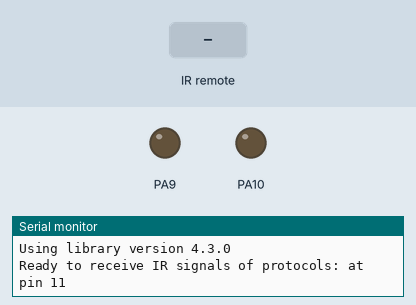
Bench run of a sketch on a simulated STM32 Blue Pill. Shown: output pins drawn as LEDs (lit = HIGH), the last lines printed to the serial monitor. Dashed ring = blinking. Inputs (shaded band) come from the test bench.

Above: at 1.2 s.
1.3 s: infrared code 0x19 received
At 1.4 s:
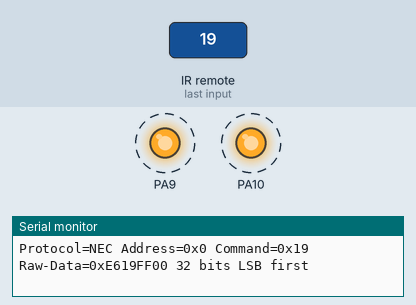
4.3 s: infrared code 0x14 received
At 5.4 s:
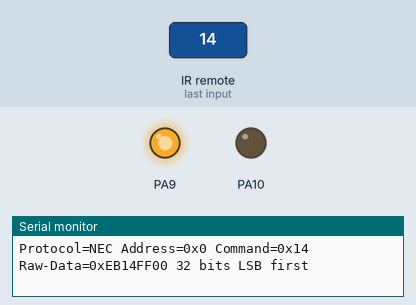
5.8 s: infrared code 0x5A received
At 6.6 s:
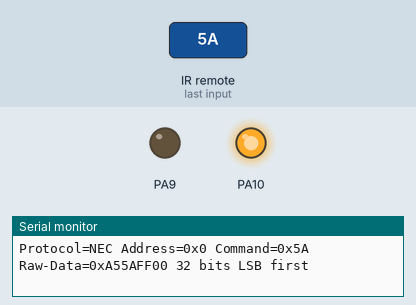
8.8 s: infrared code 0x18 received
At 10.0 s:
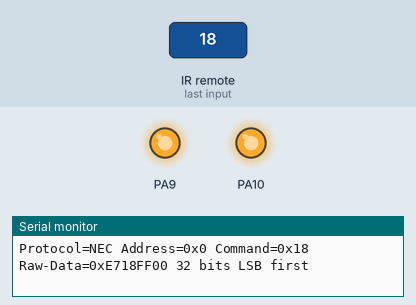
10.3 s: infrared code 0x16 received
At 11.2 s:
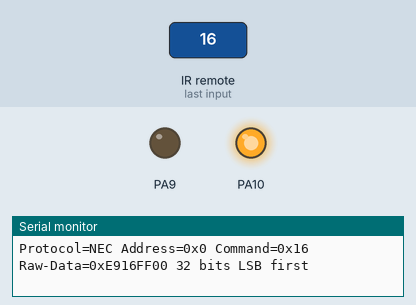
Timing chart, 0 to 12.8 s (numbered marks = the images above; inputs shaded):
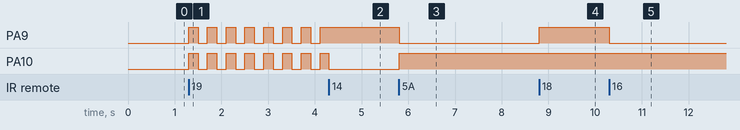

Measured:
- after the input at 1.3 s, PA9, PA10: alternates HIGH for 0.20 s and LOW for 0.20 s, starting at once
- after the input at 4.3 s, PA9: stops changing and stays HIGH; PA10: goes on until 4.3 s, then stays LOW
- after the input at 5.8 s, PA9: HIGH → LOW at once; PA10: LOW → HIGH at once
- after the input at 8.8 s, PA9: LOW → HIGH at once
- after the input at 10.3 s, PA9: HIGH → LOW at once

The sketch:

Lab_2WD_9_Mini_Web.ino
```cpp
/*
  2WD wheels+ IRmote+ Led + Ultrasonic + speed
*/

#include <Arduino.h>
#include "PinDefinitionsAndMore.h"  // Define macros for input and output pin etc.
#include <IRremote.hpp>
#include <SoftwareSerial.h>

// #define LeftForward 3   // Motor Red +   LS298N IN4 -> Arduino Pin3
// #define LeftBack 4      // Motor  black - LS298N IN3 -> Arduino Pin4
// #define RightForward 8  // Motor balck -  LS298N IN1-> Arduino Pin8
// #define RightBack 7     // Motor red +   LS298N IN2 -> Arduino Pin7

// #define leftPWM 5
// #define rightPWM 6

#define MOTOR_GO 101
#define MOTOR_BACK 102
#define MOTOR_STOP 103
#define MOTOR_LEFT 104
#define MOTOR_RIGHT 105

int speed_level1 = 100;  // 转向时用，转速差，转向
int speed_level2 = 200;  // 太低驱动不了，调试后200，比较合适
int speed_level3 = 250;

int motor_state = MOTOR_STOP;
int motor_cmd = MOTOR_STOP;

String GO = "G";
String STOP = "S";
String BACK = "B";
String LEFT = "L";
String RIGHT = "R";

#define LED_Right 10
#define LED_Left 9

#define DECODE_NEC  // Includes Apple and Onkyo
#define IR_RECEIVE_PIN 11

// int trigPin = 12;  // Trigger
// int echoPin = 13;  // Echo
// long duration, cm;

#define SS_RX 12  // 不能用13，红外库将其作为反馈灯
#define SS_TX 2
SoftwareSerial mySerial(SS_RX, SS_TX);
/*
void init_car() {
  // 默认停止状态
  analogWrite(leftPWM, 0);
  analogWrite(rightPWM, 0);
  // 默认全是低电平 停止状态
  digitalWrite(LeftForward, LOW);
  digitalWrite(LeftBack, LOW);
  digitalWrite(RightForward, LOW);
  digitalWrite(RightBack, LOW);
  motor_state = MOTOR_STOP;
}

void go() {
  // 左轮前进
  analogWrite(leftPWM, speed_level2);
  digitalWrite(LeftForward, HIGH);
  digitalWrite(LeftBack, LOW);
  // 右轮前进
  analogWrite(rightPWM, speed_level2);
  digitalWrite(RightForward, HIGH);
  digitalWrite(RightBack, LOW);
  motor_state = MOTOR_GO;
}

void back() {
  analogWrite(leftPWM, speed_level2);
  // 左轮后退
  digitalWrite(LeftForward, LOW);
  digitalWrite(LeftBack, HIGH);
  // 右轮后退
  analogWrite(rightPWM, speed_level2);
  digitalWrite(RightForward, LOW);
  digitalWrite(RightBack, HIGH);
  motor_state = MOTOR_BACK;
}

void turn_left() {
  // 左轮低速
  analogWrite(leftPWM, speed_level1);
  digitalWrite(LeftForward, HIGH);
  digitalWrite(LeftBack, LOW);
  // 右轮前进
  analogWrite(rightPWM, speed_level2);
  digitalWrite(RightForward, HIGH);
  digitalWrite(RightBack, LOW);
  motor_state = MOTOR_LEFT;
}


void turn_right() {
  // 左轮前进
  analogWrite(leftPWM, speed_level2);
  digitalWrite(LeftForward, HIGH);
  digitalWrite(LeftBack, LOW);
  // 右轮低速
  analogWrite(rightPWM, speed_level1);
  digitalWrite(RightForward, HIGH);
  digitalWrite(RightBack, LOW);
  motor_state = MOTOR_RIGHT;
}

void stop_car() {
  init_car();
}

*/

class Flasher {
  int ledPin;    // the number of the LED pin
  long OnTime;   // milliseconds of on-time
  long OffTime;  // milliseconds of off-time
  // These maintain the current state
  int led_state;  // led_state used to set the LED
public:
  unsigned long previousMillis;  // will store last time LED was updated

public:
  Flasher(int pin, long on_time, long off_time) {
    ledPin = pin;
    pinMode(ledPin, OUTPUT);
    OnTime = on_time;
    OffTime = off_time;
    led_state = LOW;
    digitalWrite(ledPin, led_state);
  };

  void on() {
    led_state = HIGH;
    digitalWrite(ledPin, led_state);
  }

  void off() {
    led_state = LOW;
    digitalWrite(ledPin, led_state);
  }

  void update() {
    unsigned long currentMillis = millis();
    if ((led_state == HIGH) && (currentMillis - previousMillis >= OnTime)) {
      led_state = LOW;                  // Turn it off
      previousMillis = currentMillis;   // Remember the time
      digitalWrite(ledPin, led_state);  // Update the actual LED
    } else if ((led_state == LOW) && (currentMillis - previousMillis >= OffTime)) {
      led_state = HIGH;                 // turn it on
      previousMillis = currentMillis;   // Remember the time
      digitalWrite(ledPin, led_state);  // Update the actual LED
    };
  };
};

Flasher led_left(LED_Left, 200, 200);
Flasher led_right(LED_Right, 200, 200);

void motor_action(int motor_cmd) {
  switch (motor_cmd) {
    case MOTOR_GO:
      led_left.on();
      led_right.on();
      // go();
      motor_state = motor_cmd;
      break;
    case MOTOR_STOP:
      led_left.off();
      led_right.off();
      // stop_car();
      motor_state = motor_cmd;
      break;
    case MOTOR_BACK:
      // back();
      motor_state = motor_cmd;
      led_left.off();
      led_right.off();
      led_left.previousMillis = 0;
      led_right.previousMillis = 0;
      break;
    case MOTOR_LEFT:
      led_left.on();
      led_right.off();
      // turn_left();
      motor_state = motor_cmd;
      break;
    case MOTOR_RIGHT:
      led_left.off();
      led_right.on();
      // turn_right();
      motor_state = motor_cmd;
      break;
    default:
      break;
  };
};

void setup() {
  // 1 motor
  // pinMode(LeftForward, OUTPUT);
  // pinMode(LeftBack, OUTPUT);
  // pinMode(RightForward, OUTPUT);
  // pinMode(RightBack, OUTPUT);

  // speedcontrol
  // pinMode(leftPWM, OUTPUT);
  // pinMode(rightPWM, OUTPUT);

  // init_car();
  motor_cmd = MOTOR_STOP;
  motor_state = MOTOR_STOP;

  // 2 irremote
  Serial.begin(9600);
  // Just to know which program is running on my Arduino
  Serial.println(F("START " __FILE__ " from " __DATE__ "\r\nUsing library version " VERSION_IRREMOTE));

  // Start the receiver take LED_BUILTIN pin from the internal boards definition as default feedback LED
  // IrReceiver.begin(IR_RECEIVE_PIN, ENABLE_LED_FEEDBACK);
  IrReceiver.begin(IR_RECEIVE_PIN, DISABLE_LED_FEEDBACK);  //释放pin13

  Serial.print(F("Ready to receive IR signals of protocols: "));
  printActiveIRProtocols(&Serial);
  Serial.println(F("at pin " STR(IR_RECEIVE_PIN)));

  //  ultrasonic - Define inputs and outputs
  //  pinMode(trigPin, OUTPUT);
  // pinMode(echoPin, INPUT);
  // esp8266 serial
  mySerial.begin(9600);
}

void loop() {

  // The sensor is triggered by a HIGH pulse of 10 or more microseconds.
  // Give a short LOW pulse beforehand to ensure a clean HIGH pulse:
  // digitalWrite(trigPin, LOW);
  // delayMicroseconds(5);
  // digitalWrite(trigPin, HIGH);
  // delayMicroseconds(10);
  // digitalWrite(trigPin, LOW);

  // Read the signal from the sensor: a HIGH pulse whose
  // duration is the time (in microseconds) from the sending
  // of the ping to the reception of its echo off of an object.
  // pinMode(echoPin, INPUT);
  // duration = pulseIn(echoPin, HIGH);

  // Convert the time into a distance
  // cm = (duration / 2) / 29.1;  // Divide by 29.1 or multiply by 0.0343
  // Serial.print(cm);
  // Serial.print("cm");
  // Serial.println();
  // cm = 100;  // for test non ultrasonic
  // if (cm < 25.0) {
  //   if (motor_state == MOTOR_GO || motor_state == MOTOR_LEFT || motor_state == MOTOR_RIGHT)
  //    stop_car();
  //  led_left.off();
  //  led_right.off();
  // }

  if (motor_state == MOTOR_BACK) {
    led_left.update();
    led_right.update();
  }

  if (IrReceiver.decode()) {
    // Print a short summary of received data
    IrReceiver.printIRResultShort(&Serial);
    //IrReceiver.printIRSendUsage(&Serial);
    if (IrReceiver.decodedIRData.protocol == UNKNOWN) {
      Serial.println(F("Received noise or an unknown (or not yet enabled) protocol"));
      // We have an unknown protocol here, print more info
      IrReceiver.printIRResultRawFormatted(&Serial, true);
    }
    Serial.println();

    //!!!Important!!! Enable receiving of the next value,
    IrReceiver.resume();  // Enable receiving of the next value
    // Finally, check the received data and perform actions according to the received command
    if (IrReceiver.decodedIRData.command == 0x11 || IrReceiver.decodedIRData.command == 0x18 || IrReceiver.decodedIRData.command == 0xCA) {
      // forward - 2
      motor_cmd = MOTOR_GO;
      // }
    } else if (IrReceiver.decodedIRData.command == 0x14 || IrReceiver.decodedIRData.command == 0x8 || IrReceiver.decodedIRData.command == 0x99) {
      // Left - 4
      motor_cmd = MOTOR_LEFT;
    } else if (IrReceiver.decodedIRData.command == 0x16 || IrReceiver.decodedIRData.command == 0x5A || IrReceiver.decodedIRData.command == 0xC1) {
      // right - 6
      motor_cmd = MOTOR_RIGHT;
    } else if (IrReceiver.decodedIRData.command == 0x19 || IrReceiver.decodedIRData.command == 0x52 || IrReceiver.decodedIRData.command == 0xD2) {
      // back - 8
      motor_cmd = MOTOR_BACK;
    } else if (IrReceiver.decodedIRData.command == 0x15 || IrReceiver.decodedIRData.command == 0x1C || IrReceiver.decodedIRData.command == 0xCE) {
      // stop - 5
      motor_cmd = MOTOR_STOP;
    };
  }
if (motor_cmd != motor_state) {
    motor_action(motor_cmd);
  };
  // from esp8266 serial
  String inString = "";
  while (mySerial.available()) {
    inString += char(mySerial.read());
    Serial.print(inString);
  };

  if (inString.indexOf(GO) != -1) {
    motor_cmd = MOTOR_GO;
  } else if (inString.indexOf(STOP) != -1) {
    motor_cmd = MOTOR_STOP;
  } else if (inString.indexOf(BACK) != -1) {
    motor_cmd = MOTOR_BACK;
  } else if (inString.indexOf(LEFT) != -1) {
    motor_cmd = MOTOR_LEFT;
  } else if (inString.indexOf(RIGHT) != -1) {
    motor_cmd = MOTOR_RIGHT;
  };
  if (motor_cmd != motor_state) {
    motor_action(motor_cmd);
  };
}
```

Source omitted: PinDefinitionsAndMore.h (13750 bytes)
